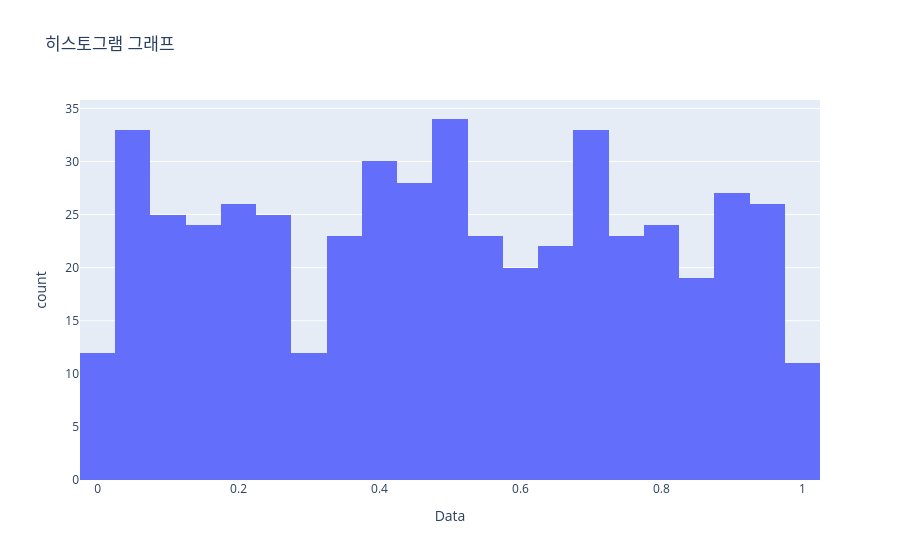

Notebook source saved alongside this figure:
### Code cell
#히스토그램 그래프

import plotly.express as px
import pandas as pd
import numpy as np

df = pd.DataFrame({
    "Data":np.random.rand(500)
})

fig = px.histogram(df, x="Data", nbins= 30, title= "히스토그램 그래프")
fig.show()

### Figure 1 — Plotly figure (JSON) as saved in the notebook; plotly's stock layout.template omitted (floating-point values rounded to 4 significant figures; data arrays with more than 128 entries replaced by an {"elided": "..."} marker saying what was removed)
{"data": [{"alignmentgroup": "True", "bingroup": "x", "hovertemplate": "Data=%{x}<br>count=%{y}<extra></extra>", "legendgroup": "", "marker": {"color": "#636efa", "pattern": {"shape": ""}}, "name": "", "nbinsx": 30, "offsetgroup": "", "orientation": "v", "showlegend": false, "type": "histogram", "x": {"elided": "500 float values"}, "xaxis": "x", "yaxis": "y"}], "layout": {"barmode": "relative", "legend": {"tracegroupgap": 0}, "title": {"text": "히스토그램 그래프"}, "xaxis": {"anchor": "y", "domain": [0, 1], "title": {"text": "Data"}}, "yaxis": {"anchor": "x", "domain": [0, 1], "title": {"text": "count"}}}}
